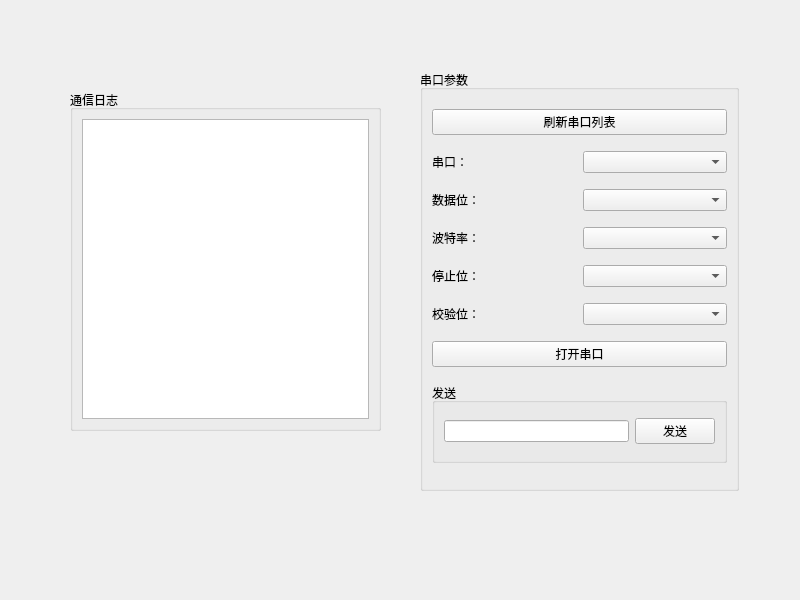
<?xml version="1.0" encoding="UTF-8"?>
<ui version="4.0">
 <class>myWidget</class>
 <widget class="QWidget" name="myWidget">
  <property name="geometry">
   <rect>
    <x>0</x>
    <y>0</y>
    <width>800</width>
    <height>600</height>
   </rect>
  </property>
  <property name="windowTitle">
   <string>myWidget</string>
  </property>
  <widget class="QGroupBox" name="groupBox">
   <property name="geometry">
    <rect>
     <x>70</x>
     <y>90</y>
     <width>311</width>
     <height>341</height>
    </rect>
   </property>
   <property name="title">
    <string>通信日志</string>
   </property>
   <layout class="QGridLayout" name="gridLayout_2">
    <item row="0" column="0">
     <widget class="QTextBrowser" name="comLog"/>
    </item>
   </layout>
  </widget>
  <widget class="QGroupBox" name="groupBox_2">
   <property name="geometry">
    <rect>
     <x>420</x>
     <y>70</y>
     <width>319</width>
     <height>421</height>
    </rect>
   </property>
   <property name="title">
    <string>串口参数</string>
   </property>
   <layout class="QVBoxLayout" name="verticalLayout">
    <item>
     <widget class="QPushButton" name="btn_refreshSerial">
      <property name="text">
       <string>刷新串口列表</string>
      </property>
     </widget>
    </item>
    <item>
     <layout class="QHBoxLayout" name="horizontalLayout">
      <item>
       <widget class="QLabel" name="label">
        <property name="text">
         <string>串口：</string>
        </property>
       </widget>
      </item>
      <item>
       <widget class="QComboBox" name="portName"/>
      </item>
     </layout>
    </item>
    <item>
     <layout class="QHBoxLayout" name="horizontalLayout_5">
      <item>
       <widget class="QLabel" name="label_5">
        <property name="text">
         <string>数据位：</string>
        </property>
       </widget>
      </item>
      <item>
       <widget class="QComboBox" name="dataBits"/>
      </item>
     </layout>
    </item>
    <item>
     <layout class="QHBoxLayout" name="horizontalLayout_2">
      <item>
       <widget class="QLabel" name="label_2">
        <property name="text">
         <string>波特率：</string>
        </property>
       </widget>
      </item>
      <item>
       <widget class="QComboBox" name="baudRate"/>
      </item>
     </layout>
    </item>
    <item>
     <layout class="QHBoxLayout" name="horizontalLayout_4">
      <item>
       <widget class="QLabel" name="label_4">
        <property name="text">
         <string>停止位：</string>
        </property>
       </widget>
      </item>
      <item>
       <widget class="QComboBox" name="stopBits"/>
      </item>
     </layout>
    </item>
    <item>
     <layout class="QHBoxLayout" name="horizontalLayout_3">
      <item>
       <widget class="QLabel" name="label_3">
        <property name="text">
         <string>校验位：</string>
        </property>
       </widget>
      </item>
      <item>
       <widget class="QComboBox" name="parity"/>
      </item>
     </layout>
    </item>
    <item>
     <widget class="QPushButton" name="btn_openSerial">
      <property name="text">
       <string>打开串口</string>
      </property>
     </widget>
    </item>
    <item>
     <widget class="QGroupBox" name="groupBox_3">
      <property name="maximumSize">
       <size>
        <width>16777215</width>
        <height>80</height>
       </size>
      </property>
      <property name="title">
       <string>发送</string>
      </property>
      <layout class="QHBoxLayout" name="horizontalLayout_6">
       <item>
        <widget class="QLineEdit" name="lineEdit"/>
       </item>
       <item>
        <widget class="QPushButton" name="btnSend">
         <property name="enabled">
          <bool>true</bool>
         </property>
         <property name="text">
          <string>发送</string>
         </property>
        </widget>
       </item>
      </layout>
     </widget>
    </item>
   </layout>
  </widget>
 </widget>
 <resources/>
 <connections/>
</ui>
